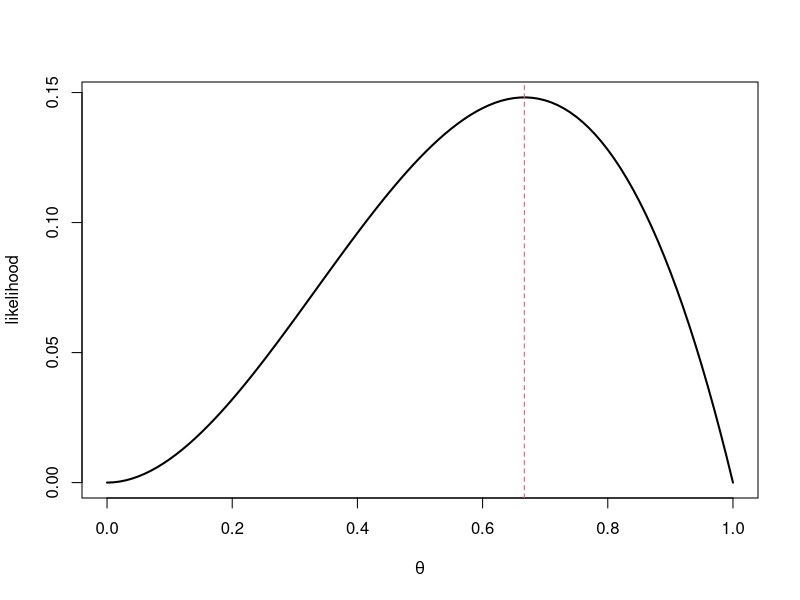
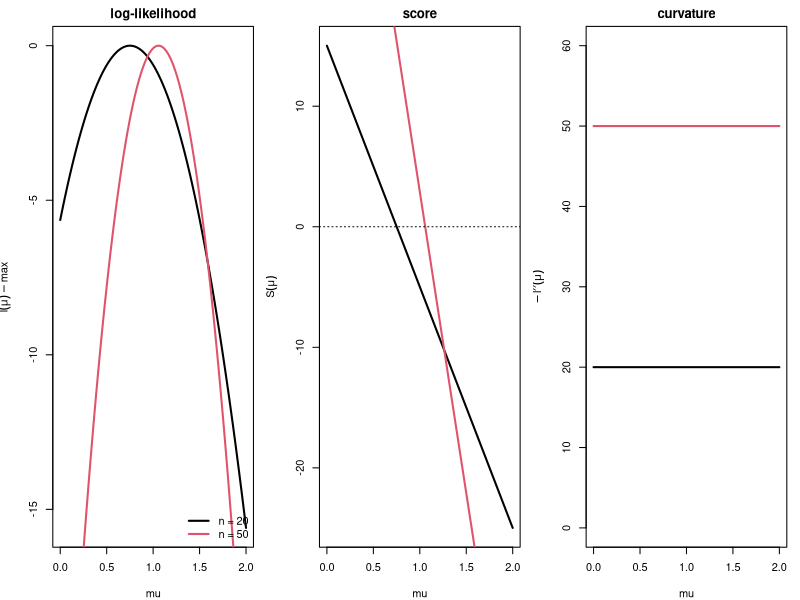
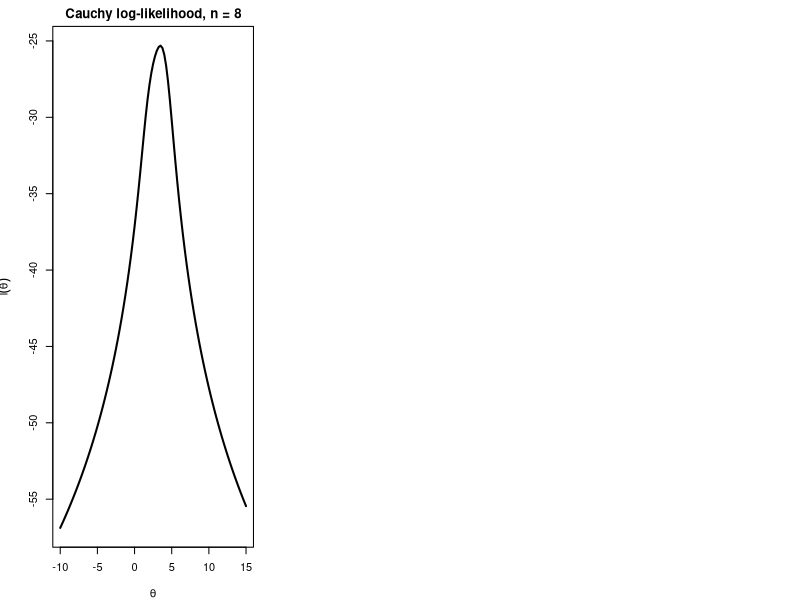
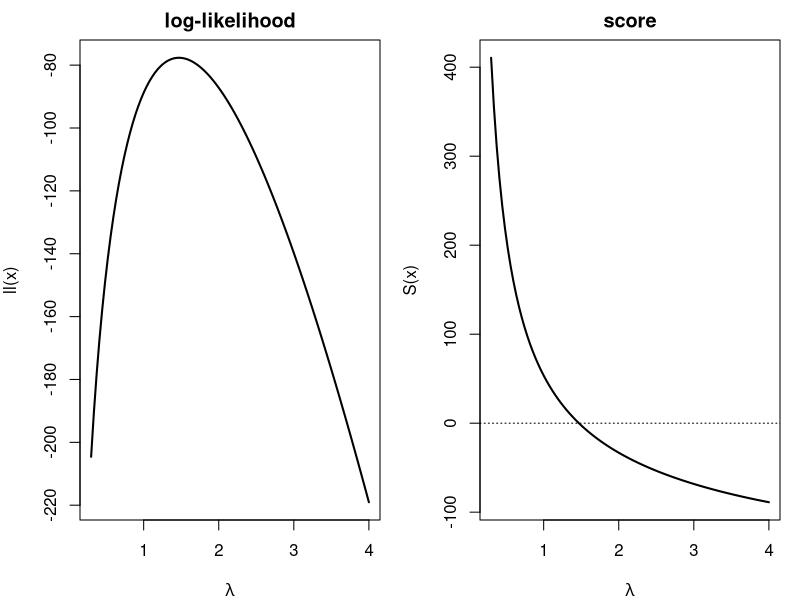
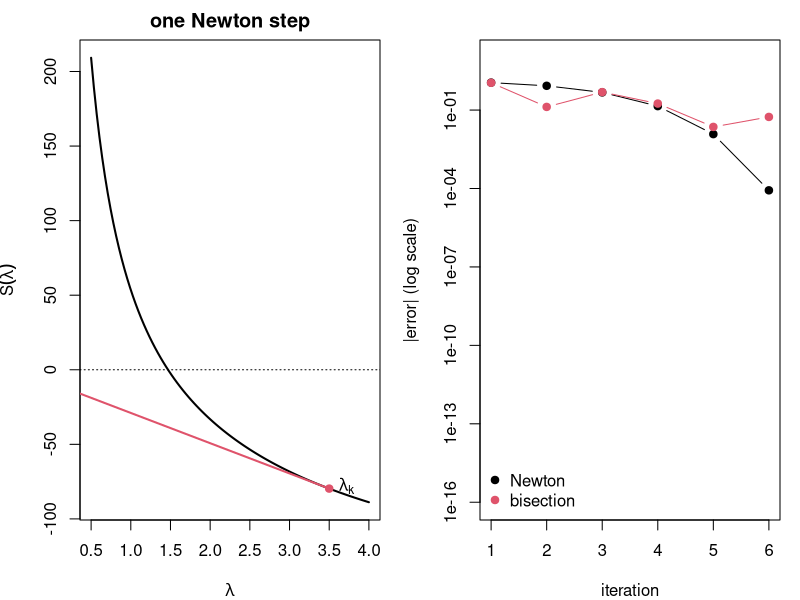
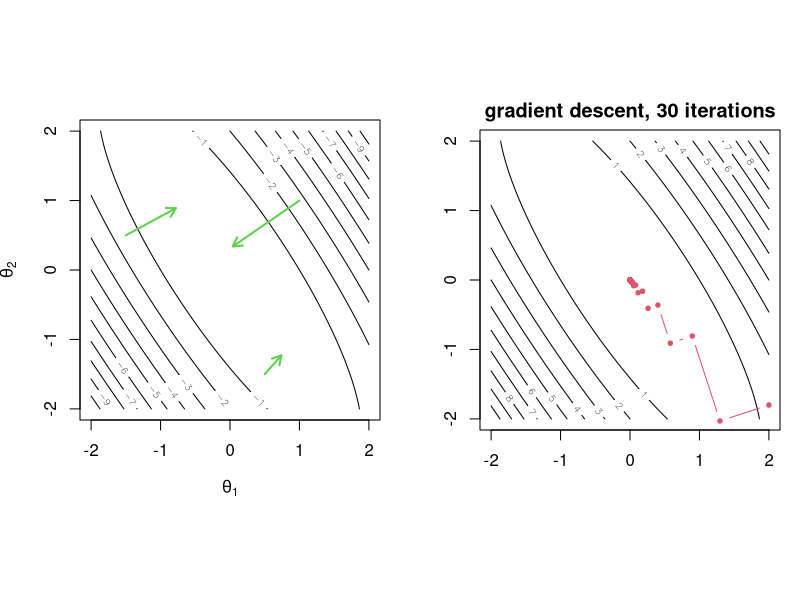
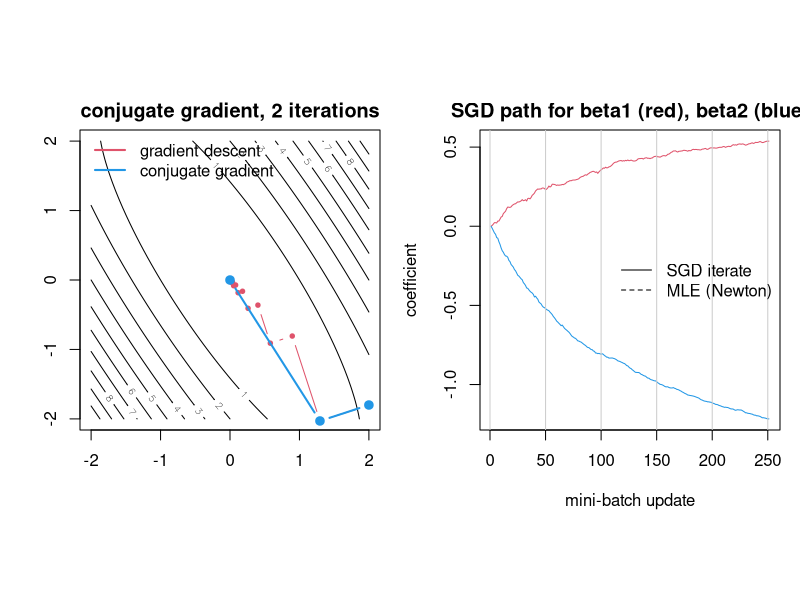

The R source for these figures, in order:
## ---- chunk 1
#| echo: false
set.seed(812)
## ---- chunk 2
curve(x^2 * (1 - x), 0, 1, xlab = expression(theta), ylab = "likelihood", lwd = 2); abline(v = 2/3, col = 2, lty = 2)
## ---- chunk 3
#| echo: false
par(mfrow = c(1, 3), mar = c(4, 4, 2, 1))
x20 <- rnorm(20, 1); x50 <- rnorm(50, 1); mu <- seq(0, 2, length = 200)
ll <- function(mu, x) sapply(mu, function(m) sum(dnorm(x, m, log = TRUE)))
plot(mu, ll(mu, x20) - max(ll(mu, x20)), type = "l", lwd = 2, ylab = expression(l(mu) - max), main = "log-likelihood")
lines(mu, ll(mu, x50) - max(ll(mu, x50)), lwd = 2, col = 2); legend("bottomright", c("n = 20", "n = 50"), col = 1:2, lwd = 2, bty = "n")
plot(mu, 20 * (mean(x20) - mu), type = "l", lwd = 2, ylab = expression(S(mu)), main = "score"); lines(mu, 50 * (mean(x50) - mu), lwd = 2, col = 2); abline(h = 0, lty = 3)
plot(mu, rep(20, 200), type = "l", lwd = 2, ylim = c(0, 60), ylab = expression(-l*minute*minute(mu)), main = "curvature"); lines(mu, rep(50, 200), lwd = 2, col = 2)
## ---- chunk 4
xc <- rcauchy(8, location = 3)
llc <- function(th, dat) sapply(th, function(t) sum(dcauchy(dat, t, log = TRUE)))
curve(llc(x, xc), -10, 15, lwd = 2, xlab = expression(theta), ylab = expression(l(theta)), main = "Cauchy log-likelihood, n = 8")
## ---- chunk 5
y <- rpois(200, 1.5); x <- y[y > 0]; n <- length(x); sx <- sum(x)
ll <- function(l) -n * l + sx * log(l) - n * log(1 - exp(-l))
S  <- function(l) sx / l - n / (1 - exp(-l))
dS <- function(l) -sx / l^2 + n * exp(-l) / (1 - exp(-l))^2
nI <- function(l) n / (l * (1 - exp(-l))) - n * exp(-l) / (1 - exp(-l))^2
par(mfrow = c(1, 2), mar = c(4, 4, 2, 1))
curve(ll, 0.3, 4, lwd = 2, main = "log-likelihood", xlab = expression(lambda))
curve(S, 0.3, 4, lwd = 2, main = "score", xlab = expression(lambda)); abline(h = 0, lty = 3)
c(naive_mean = mean(x), true_lambda = 1.5)
## ---- chunk 6
fixed_point <- function(g, x0, tol = 1e-8, maxit = 500) {
  for (k in 1:maxit) { x1 <- g(x0); if (abs(x1 - x0) < tol) return(c(root = x1, iter = k)); x0 <- x1 }
  stop("not converged")
}
fixed_point(function(l) mean(x) * (1 - exp(-l)), x0 = mean(x))
## ---- chunk 7
bisection <- function(S, a, b, tol = 1e-8) {
  k <- 0
  while (b - a > tol) { m <- (a + b) / 2; if (S(a) * S(m) <= 0) b <- m else a <- m; k <- k + 1 }
  c(root = (a + b) / 2, iter = k)
}
bisection(S, 0.1, 10)
## ---- chunk 8
golden <- function(f, a, b, tol = 1e-8) {
  phi <- (sqrt(5) - 1) / 2; k <- 0
  x1 <- b - phi * (b - a); x2 <- a + phi * (b - a); f1 <- f(x1); f2 <- f(x2)
  while (b - a > tol) {
    if (f1 < f2) { b <- x2; x2 <- x1; f2 <- f1; x1 <- b - phi * (b - a); f1 <- f(x1) }
    else         { a <- x1; x1 <- x2; f1 <- f2; x2 <- a + phi * (b - a); f2 <- f(x2) }
    k <- k + 1 }
  c(root = (a + b) / 2, iter = k)
}
golden(function(l) -ll(l), 0.1, 10)      # R equivalent: optimize(function(l) -ll(l), c(0.1, 10))
## ---- chunk 9
#| echo: false
curve(S, 0.5, 4, lwd = 2, xlab = expression(lambda), ylab = expression(S(lambda)), main = "one Newton step"); abline(h = 0, lty = 3)
l0 <- 3.5; l1 <- l0 - S(l0) / dS(l0)
segments(l0, S(l0), l1, 0, col = 2, lwd = 2); points(c(l0, l1), c(S(l0), 0), pch = 19, col = 2)
text(l0, S(l0), expression(lambda[k]), pos = 4); text(l1, 0, expression(lambda[k+1]), pos = 1)
## ---- chunk 10
newton <- function(S, dS, x0, tol = 1e-8, maxit = 100, trace = FALSE) {
  for (k in 1:maxit) {
    x1 <- x0 - S(x0) / dS(x0)
    if (trace) cat(sprintf("iter %2d: %.10f\n", k, x1))
    if (!is.finite(x1)) stop("diverged")
    if (abs(x1 - x0) < tol) return(c(root = x1, iter = k))
    x0 <- x1 }
  stop("not converged")
}
newton(S, dS, x0 = mean(x), trace = TRUE)
## ---- chunk 11
#| echo: false
lhat <- newton(S, dS, mean(x))["root"]
err_newton <- {e <- c(); x0 <- 3; for (k in 1:6) { x0 <- x0 - S(x0)/dS(x0); e <- c(e, abs(x0 - lhat)) }; e}
err_bisec <- {a <- 0.1; b <- 10; e <- c(); for (k in 1:6) { m <- (a+b)/2; if (S(a)*S(m) <= 0) b <- m else a <- m; e <- c(e, abs((a+b)/2 - lhat)) }; e}
plot(1:6, pmax(err_newton, 1e-16), log = "y", type = "b", pch = 19, ylim = c(1e-16, 10), xlab = "iteration", ylab = "|error| (log scale)")
lines(1:6, err_bisec, type = "b", col = 2, pch = 19); legend("bottomleft", c("Newton", "bisection"), col = 1:2, pch = 19, bty = "n")
## ---- chunk 12
Sc  <- function(t) sum(2 * (x_c - t) / (1 + (x_c - t)^2))       # Cauchy score
dSc <- function(t) sum(2 * ((x_c - t)^2 - 1) / (1 + (x_c - t)^2)^2)
x_c <- rcauchy(8, 3)
starts <- c(-5, 0, median(x_c), 8)
sapply(starts, function(s) tryCatch(newton(Sc, dSc, s)["root"], error = function(e) NA))
## ---- chunk 13
c(step_from_3.5 = 3.5 - S(3.5) / dS(3.5))
tryCatch(newton(S, dS, 3.5), error = function(e) conditionMessage(e))
## ---- chunk 14
fisher_scoring <- function(S, nI, x0, tol = 1e-8, maxit = 100) {
  for (k in 1:maxit) { x1 <- x0 + S(x0) / nI(x0); if (abs(x1 - x0) < tol) return(c(root = x1, iter = k)); x0 <- x1 }
}
rbind(newton = newton(S, dS, 3), fisher = fisher_scoring(S, nI, 3))
## ---- chunk 15
lhat <- newton(S, dS, mean(x))["root"]
c(mle = lhat, se_observed = 1 / sqrt(-dS(lhat)), se_expected = 1 / sqrt(nI(lhat)))
lhat + c(-1.96, 1.96) / sqrt(-dS(lhat))    # 95% Wald interval
## ---- chunk 16
h <- 1e-5
c(analytic = dS(lhat), numeric = (ll(lhat + h) - 2 * ll(lhat) + ll(lhat - h)) / h^2)
## ---- chunk 17
#| echo: false
A <- matrix(c(2, 1.2, 1.2, 1), 2); g <- expand.grid(x = seq(-2, 2, l = 80), y = seq(-2, 2, l = 80))
z <- matrix(apply(g, 1, function(v) -0.5 * drop(t(v) %*% A %*% v)), 80)
par(pty = "s", mar = c(4, 4, 1, 1)); contour(seq(-2, 2, l = 80), seq(-2, 2, l = 80), z, nlevels = 12, xlab = expression(theta[1]), ylab = expression(theta[2]))
pts <- rbind(c(1, 1), c(-1.5, 0.5), c(0.5, -1.5)); for (i in 1:3) { gr <- -A %*% pts[i, ]; arrows(pts[i,1], pts[i,2], pts[i,1] + 0.3*gr[1], pts[i,2] + 0.3*gr[2], col = 3, lwd = 2, length = 0.1) }
## ---- chunk 18
n <- 500; X <- cbind(1, rnorm(n), rnorm(n)); beta_true <- c(-0.5, 1, -2)
y <- rbinom(n, 1, plogis(X %*% beta_true))
loglik <- function(b) sum(y * (X %*% b) - log1p(exp(X %*% b)))
grad   <- function(b) crossprod(X, y - plogis(X %*% b))
hess   <- function(b) { p <- plogis(X %*% b); -crossprod(X, X * drop(p * (1 - p))) }

newton_mv <- function(grad, hess, b0, tol = 1e-8, maxit = 50) {
  for (k in 1:maxit) {
    b1 <- b0 - solve(hess(b0), grad(b0))
    if (max(abs(b1 - b0)) < tol) return(list(est = drop(b1), iter = k, se = sqrt(diag(solve(-hess(b1))))))
    b0 <- b1 }
}
fit <- newton_mv(grad, hess, rep(0, 3)); fit$iter
rbind(newton = fit$est, glm = coef(glm(y ~ X[, -1], family = binomial)))
rbind(newton = fit$se, glm = sqrt(diag(vcov(glm(y ~ X[, -1], family = binomial)))))
## ---- chunk 19
rosen <- function(v) (1 - v[1])^2 + 100 * (v[2] - v[1]^2)^2       # Rosenbrock "banana", min at (1, 1)
nm <- optim(c(-1.2, 1), rosen, method = "Nelder-Mead"); c(nm$par, evals = nm$counts["function"])
## ---- chunk 20
grad_descent <- function(f, gr, x0, maxit = 1000, tol = 1e-8) {
  path <- x0
  for (k in 1:maxit) {
    d <- -gr(x0); a <- optimize(function(a) f(x0 + a * d), c(0, 10))$minimum   # exact line search
    x1 <- x0 + a * d; path <- rbind(path, x1)
    if (sqrt(sum((x1 - x0)^2)) < tol) break
    x0 <- x1 }
  list(par = x1, iter = k, path = path)
}
## ---- chunk 21
#| echo: false
fq <- function(v) 0.5 * drop(t(v) %*% A %*% v); gq <- function(v) drop(A %*% v)
gd <- grad_descent(fq, gq, c(2, -1.8), maxit = 30)
par(pty = "s", mar = c(4, 4, 2, 1)); contour(seq(-2, 2, l = 80), seq(-2, 2, l = 80), -z, nlevels = 15, main = sprintf("gradient descent, %d iterations", gd$iter))
lines(gd$path, type = "b", col = 2, pch = 19, cex = 0.6)
## ---- chunk 22
conj_grad <- function(f, gr, x0, maxit = 1000, tol = 1e-8, restart = length(x0)) {
  g0 <- gr(x0); d <- -g0; path <- x0
  for (k in 1:maxit) {
    a <- optimize(function(a) f(x0 + a * d), c(0, 10))$minimum
    x1 <- x0 + a * d; g1 <- gr(x1); path <- rbind(path, x1)
    if (sqrt(sum(g1^2)) < tol) break
    beta <- if (k %% restart == 0) 0 else max(0, sum(g1 * (g1 - g0)) / sum(g0^2))   # Polak-Ribiere+
    d <- -g1 + beta * d; x0 <- x1; g0 <- g1 }
  list(par = x1, iter = k, path = path)
}
cg <- conj_grad(fq, gq, c(2, -1.8))
par(pty = "s", mar = c(4, 4, 2, 1)); contour(seq(-2, 2, l = 80), seq(-2, 2, l = 80), -z, nlevels = 15, main = sprintf("conjugate gradient, %d iterations", cg$iter))
lines(gd$path, type = "b", col = 2, pch = 19, cex = 0.6); lines(cg$path, type = "b", col = 4, pch = 19, lwd = 2)
legend("topleft", c("gradient descent", "conjugate gradient"), col = c(2, 4), lwd = 2, bty = "n")
## ---- chunk 23
negll <- function(b) -loglik(b); neggr <- function(b) -drop(grad(b))
fits <- list(NM = optim(rep(0, 3), negll, method = "Nelder-Mead"),
             CG = optim(rep(0, 3), negll, neggr, method = "CG"),
             BFGS = optim(rep(0, 3), negll, neggr, method = "BFGS", hessian = TRUE))
t(sapply(fits, function(f) c(f$par, f_evals = f$counts[1], g_evals = f$counts[2])))
sqrt(diag(solve(fits$BFGS$hessian)))     # SEs from the numerically computed Hessian at the optimum
## ---- chunk 24
sgd <- function(X, y, b0, gamma0 = 0.05, t0 = 200, epochs = 5, batch = 10) {
  n <- nrow(X); b <- b0; t <- 0; path <- b0
  for (e in 1:epochs) {
    idx <- sample(n)
    for (s in seq(1, n, by = batch)) {
      i <- idx[s:min(s + batch - 1, n)]; t <- t + 1
      g <- crossprod(X[i, , drop = FALSE], y[i] - plogis(X[i, , drop = FALSE] %*% b)) / length(i)
      b <- b + gamma0 / (1 + t / t0) * g; path <- rbind(path, drop(b)) } }
  list(est = drop(b), path = path)
}
sg <- sgd(X, y, rep(0, 3))
rbind(sgd = sg$est, newton = fit$est, truth = beta_true)
## ---- chunk 25
#| echo: false
matplot(sg$path[, 2:3], type = "l", lty = 1, col = c(2, 4), xlab = "mini-batch update", ylab = "coefficient", main = "SGD path for beta1 (red), beta2 (blue)")
abline(h = fit$est[2:3], col = c(2, 4), lty = 2); abline(v = seq(0, 250, 50), col = "grey80")
legend("right", c("SGD iterate", "MLE (Newton)"), lty = 1:2, bty = "n")
